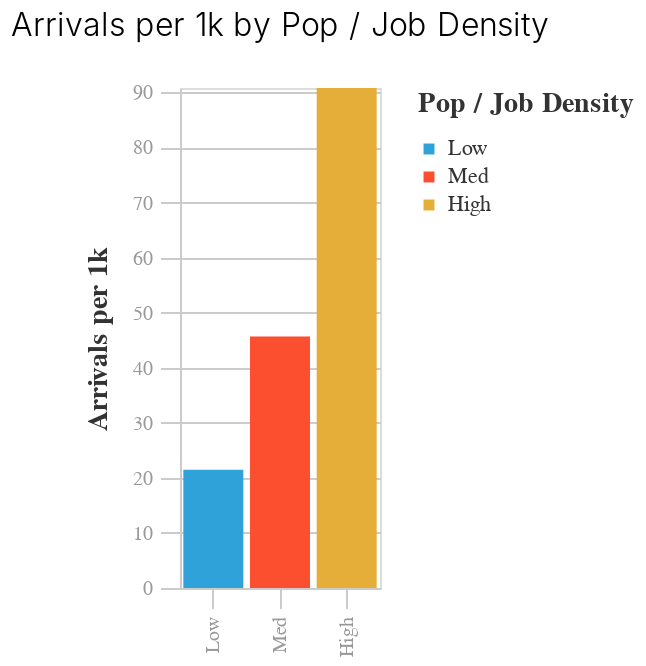

Notebook code for this chart:
### Code cell
# Set the y-axis to be the same when comparing 
# bar charts by density or equity
DENSITY_MAX = by_density.arrivals_per_1k_pj.max()
EQUITY_MAX = by_equity.arrivals_per_1k_pj.max()
Y_MAX = max(DENSITY_MAX, EQUITY_MAX)

bar = (alt.Chart(
    by_density.assign(
        popjobdensity_group = by_density.popjobdensity_group.map(LEGEND_LABELS)
    )
 )
 .mark_bar()
 .encode(
     x=alt.X("popjobdensity_group:N", 
             axis=alt.Axis(title=""), 
             scale=alt.Scale(domain=LEGEND_ORDER)
            ),
     y=alt.Y("arrivals_per_1k_pj:Q",
             axis=alt.Axis(title="Arrivals per 1k"),
             scale=alt.Scale(domain=[0, Y_MAX])
            ),
     color=alt.Color("popjobdensity_group:N", title="Pop / Job Density", 
                    scale=alt.Scale(domain=LEGEND_ORDER, 
                                    range=map_utils.FIVETHIRTYEIGHT_CATEGORY_COLORS
                                   )
                    )
 )
)

bar = (map_utils.preset_chart_config(bar)
       .properties(title="Arrivals per 1k by Pop / Job Density", 
                  width = map_utils.chart_width*0.25)
)

display(bar)
bar.save("./img/arrivals_per_1k_popjobdensity.png")

### Figure 1 — Vega-Lite specification as saved in the notebook (floating-point values rounded to 4 significant figures)
{"$schema": "https://vega.github.io/schema/vega-lite/v4.8.1.json", "config": {"axis": {"domainColor": "#cbcbcb", "grid": true, "gridColor": "#cbcbcb", "gridWidth": 1, "labelColor": "#999", "labelFont": "Arial", "labelFontSize": 10, "labelPadding": 4, "tickColor": "#cbcbcb", "tickSize": 10, "titleColor": "#333", "titleFont": "Arial", "titleFontSize": 14, "titlePadding": 10}, "axisBand": {"grid": false}, "background": "white", "font": "Arial", "header": {"labelFont": "Arial", "titleFont": "Arial"}, "legend": {"labelColor": "#333", "labelFont": "Arial", "labelFontSize": 11, "padding": 1, "symbolSize": 30, "symbolType": "square", "titleColor": "#333", "titleFont": "Arial", "titleFontSize": 14, "titlePadding": 10}, "title": {"anchor": "middle", "font": "Arial", "fontSize": 16, "fontWeight": 300, "offset": 20}, "view": {"continuousHeight": 300, "continuousWidth": 400}}, "data": {"name": "data-d89161bda92bd717ab3732f18508c110"}, "datasets": {"data-d89161bda92bd717ab3732f18508c110": [{"Population": 13235804, "Tract": 2657, "arrivals_per_1k_pj": 21.46, "itp_id": 2460, "num_arrivals": 381191, "num_jobs": 4529890, "num_pop_jobs": 17765694, "popjobdensity_group": "Low", "stop_id": 18709, "stops_per_1k_pj": 1.053}, {"Population": 13252702, "Tract": 2674, "arrivals_per_1k_pj": 45.67, "itp_id": 3500, "num_arrivals": 830817, "num_jobs": 4939682, "num_pop_jobs": 18192384, "popjobdensity_group": "Med", "stop_id": 28649, "stops_per_1k_pj": 1.575}, {"Population": 12794954, "Tract": 2676, "arrivals_per_1k_pj": 90.8, "itp_id": 4906, "num_arrivals": 1836638, "num_jobs": 7433255, "num_pop_jobs": 20228209, "popjobdensity_group": "High", "stop_id": 36540, "stops_per_1k_pj": 1.806}]}, "encoding": {"color": {"field": "popjobdensity_group", "scale": {"domain": ["Low", "Med", "High"], "range": ["#30a2da", "#fc4f30", "#e5ae38", "#6d904f", "#8b8b8b", "#b96db8", "#ff9e27", "#56cc60", "#52d2ca", "#52689e", "#545454", "#9fe4f8"]}, "title": "Pop / Job Density", "type": "nominal"}, "x": {"axis": {"title": ""}, "field": "popjobdensity_group", "scale": {"domain": ["Low", "Med", "High"]}, "type": "nominal"}, "y": {"axis": {"title": "Arrivals per 1k"}, "field": "arrivals_per_1k_pj", "scale": {"domain": [0, 90.8]}, "type": "quantitative"}}, "height": 250, "mark": "bar", "title": "Arrivals per 1k by Pop / Job Density", "usermeta": {"embedOptions": {"theme": "fivethirtyeight"}}, "width": 100}
